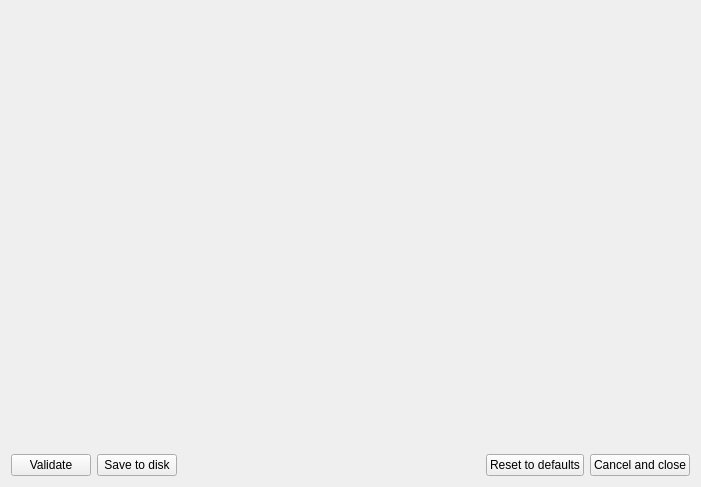
<?xml version="1.0" encoding="UTF-8"?>
<ui version="4.0">
 <class>parameters</class>
 <widget class="QWidget" name="parameters">
  <property name="geometry">
   <rect>
    <x>0</x>
    <y>0</y>
    <width>701</width>
    <height>487</height>
   </rect>
  </property>
  <property name="windowTitle">
   <string>AequilibraE - Parameters</string>
  </property>
  <layout class="QGridLayout" name="gridLayout">
   <item row="1" column="1">
    <widget class="QPushButton" name="but_save">
     <property name="text">
      <string>Save to disk</string>
     </property>
    </widget>
   </item>
   <item row="1" column="3">
    <widget class="QPushButton" name="but_defaults">
     <property name="text">
      <string>Reset to defaults</string>
     </property>
    </widget>
   </item>
   <item row="1" column="4">
    <widget class="QPushButton" name="but_close">
     <property name="text">
      <string>Cancel and close</string>
     </property>
    </widget>
   </item>
   <item row="1" column="0">
    <widget class="QPushButton" name="but_validate">
     <property name="text">
      <string>Validate</string>
     </property>
    </widget>
   </item>
   <item row="0" column="0" colspan="5">
    <widget class="QsciScintilla" name="text_box">
     <property name="toolTip">
      <string/>
     </property>
     <property name="whatsThis">
      <string/>
     </property>
    </widget>
   </item>
   <item row="1" column="2">
    <spacer name="horizontalSpacer">
     <property name="orientation">
      <enum>Qt::Horizontal</enum>
     </property>
     <property name="sizeHint" stdset="0">
      <size>
       <width>40</width>
       <height>20</height>
      </size>
     </property>
    </spacer>
   </item>
  </layout>
 </widget>
 <customwidgets>
  <customwidget>
   <class>QsciScintilla</class>
   <extends>QFrame</extends>
   <header>Qsci/qsciscintilla.h</header>
   <container>1</container>
  </customwidget>
 </customwidgets>
 <resources/>
 <connections/>
</ui>
